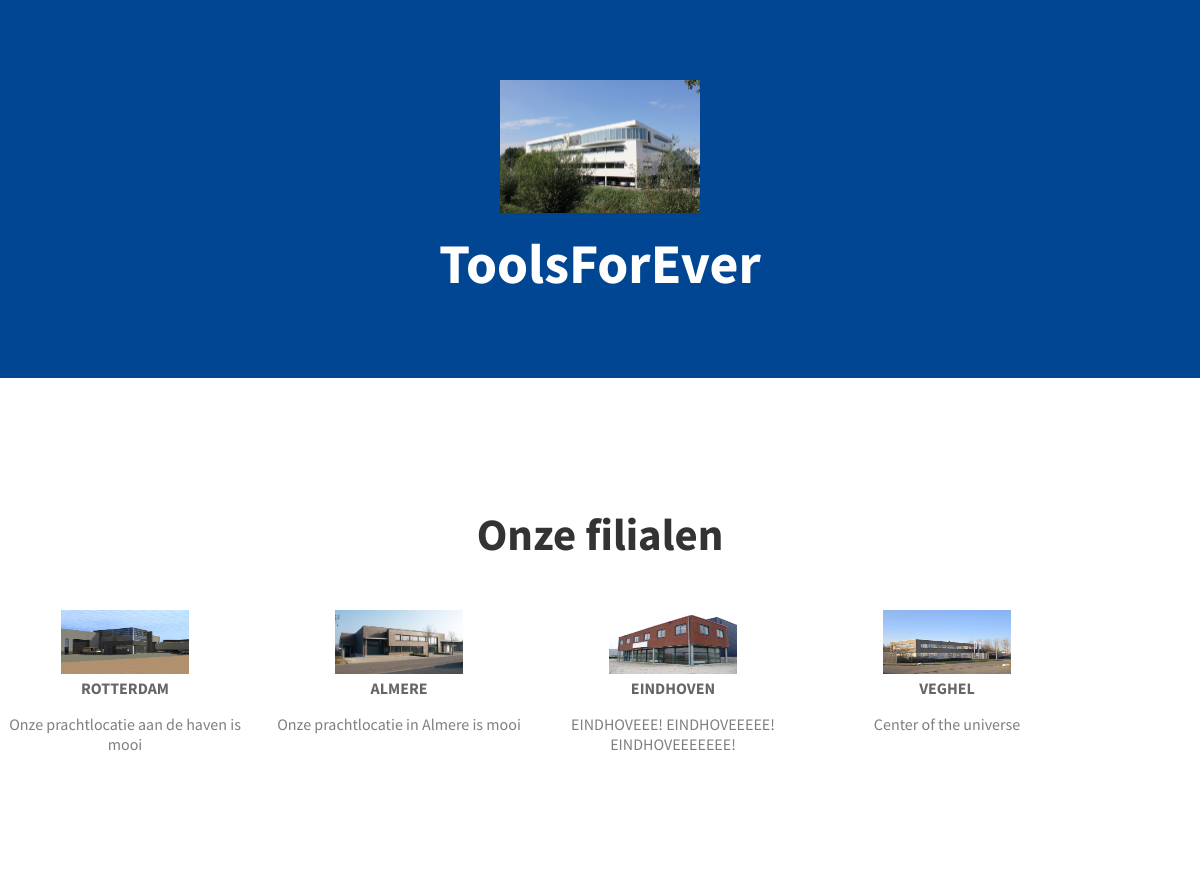
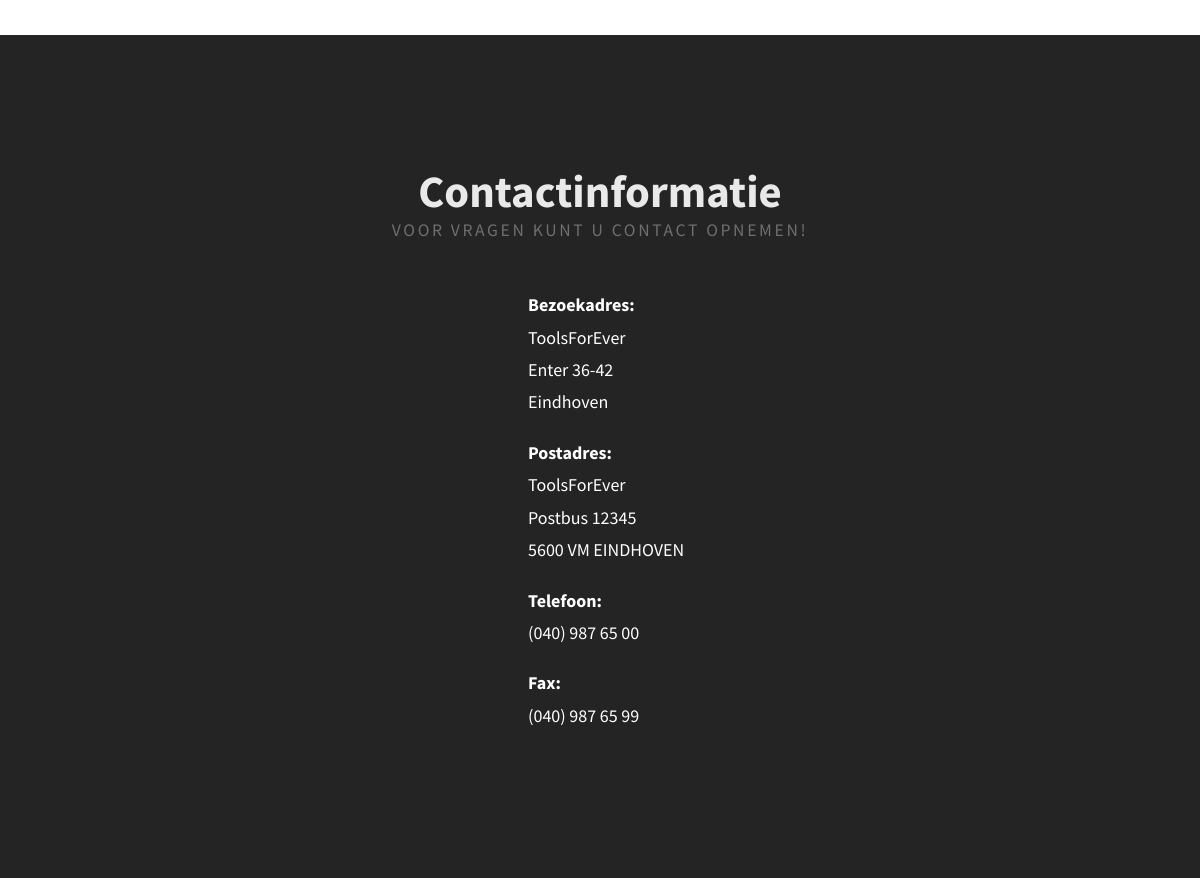
The page / on the database its author committed (2 pictures, top to bottom).
### tables this page shows
CREATE TABLE IF NOT EXISTS `locations` (
  `id` int(11) NOT NULL AUTO_INCREMENT,
  `location` varchar(32) NOT NULL,
  `deleted` int(1) DEFAULT '0',
  `description` text NOT NULL,
  PRIMARY KEY (`id`)
);

### admin/functions/locations.php (called while the page is built, shortened)
<?php
	function login_sql(){
		$link = mysqli_connect('localhost', 'root', '', 'toolsforever');
		if(!$link){
			die('Connect Error: ' . mysqli_connect_errno());
		}
		else{
			return $link;
		}
	}
	function get_all_locations(){
		$db = login_sql();
		$sql = "
			SELECT *
			FROM
				`locations`
			WHERE NOT
				`locations`.`deleted`
		";
		$query = mysqli_query($db,$sql);
		$data = array();
		while($row = mysqli_fetch_assoc($query)){
			$data[$row["id"]] = $row;
			$data[$row["id"]]["location"] = $row["location"];
		}
		return $data;
	}
?>

### index.php (the view, shortened to what this page needs)
<!DOCTYPE html PUBLIC "-//W3C//DTD XHTML 1.0 Strict//EN" "http://www.w3.org/TR/xhtml1/DTD/xhtml1-strict.dtd">
<html xmlns="http://www.w3.org/1999/xhtml">
<head>
<link href="assets/css/template/default.css" rel="stylesheet" type="text/css" media="all" />
<link href="//maxcdn.bootstrapcdn.com/font-awesome/4.2.0/css/font-awesome.min.css" rel="stylesheet">
</head>
<body>
<?php
	include("admin/functions/locations.php");
	$locations = get_all_locations();
?>
<div id="header-wrapper">
	<div id="header" class="container">
		<div id="logo">
			<h1><a href="#"><div class="logo"><img width="200" src="assets/img/NewLogo.jpg"/></div>ToolsForEver</a></h1>
			</div>
	</div>
</div>
<div id="wrapper3" class="pure-g">
	<div id="portfolio" class="container pure-u-1">
		<div class="title">
			<h2>Onze filialen</h2>
		</div>
		<?php $i = 1; ?>
		<?php foreach($locations as $location): ?>
			<div class="column1 pure-u-1-4" style="color: rgba(0,0,0,0.5); text-align: center; height: 175px;">
				<div class="pure-u-1" style="text-align: center;">
					<img width="128" height="64" src="assets/img/locaties/locatie_<?= $i; ?>.png"/>
				</div>
				<h3 style="text-align: center;"><?= $location["location"]; ?></h3>
				<div style="width: 250px;">
					<?= $location["description"]; ?>
				</div>
			</div>
			<?php $i++; ?>
		<?php endforeach; ?>
	</div>
</div>
<div id="wrapper1">
	<div id="welcome" class="container">
		<div class="title">
			<h2>Contactinformatie</h2>
			<span class="byline">Voor vragen kunt u contact opnemen!</span>
		</div>
		<div class="content pure-g">
			<p>
				<b>Bezoekadres:</b><br />
				ToolsForEver<br />
				Enter 36-42<br />
				Eindhoven
			</p>
			<p>
				<b>Postadres:</b><br />
				ToolsForEver<br />
				Postbus 12345<br />
				5600 VM  EINDHOVEN
			</p>
			<p>
				<b>Telefoon:</b><br />
				(040) 987 65 00
			</p>
			<p>
				<b>Fax:</b><br />
				(040) 987 65 99
			</p>
		</div>
	</div>
</div>

### assets/css/template/default.css (style rules this page uses)
html, body { height: 100%; }
body { margin: 0px; padding: 0px; font-family: 'Source Sans Pro', sans-serif; font-size: 12pt; font-weight: 400; color: #000000; }
h1, h2, h3 { margin: 0; padding: 0; }
p, ol, ul { margin-top: 0; }
p { line-height: 180%; }
a { color: #0000FF; }
.container { margin: 0px auto; width: 1200px; }
.title { margin-bottom: 3em; }
.title h2 { font-size: 2.8em; color: rgba(255,255,255,0.9); }
.title .byline { letter-spacing: 0.15em; text-transform: uppercase; font-weight: 400; font-size: 1.1em; color: #6F6F6F; }
#header-wrapper { overflow: hidden; background: #004692; }
#logo { padding: 5em 0em; text-align: center; }
#logo h1 { font-size: 3.5em; }
#logo a { text-decoration: none; color: #FFF; }
#wrapper1 { background: #242424; }
#wrapper3 { overflow: hidden; padding: 8em 0em; background: #FFF; }
#welcome { overflow: hidden; padding: 8em 0em; text-align: center; color: rgba(255,255,255,0.3); }
#welcome .content { padding: 0em 8em; color: white; font-size: 18px; width: 300px; margin-left: 32%; margin-right: auto; text-align: left; }
#portfolio h3 { display: block; padding-bottom: 1em; text-transform: uppercase; font-size: 1em; color: rgba(0,0,0,0.6); }
#portfolio .title { text-align: center; }
#portfolio .title h2 { color: rgba(0,0,0,0.8); }
.column1, .column2, .column3 { float: left; margin-right: 24px; }

### rows shown on the page
locations: shows a picture, location "ROTTERDAM", description "Onze prachtlocatie aan de haven is mooi"
locations: shows a picture, location "ALMERE", description "Onze prachtlocatie in Almere is mooi"
locations: shows a picture, location "EINDHOVEN", description "EINDHOVEEE! EINDHOVEEEEE! EINDHOVEEEEEEE!"
locations: shows a picture, location "VEGHEL", description "Center of the universe"
